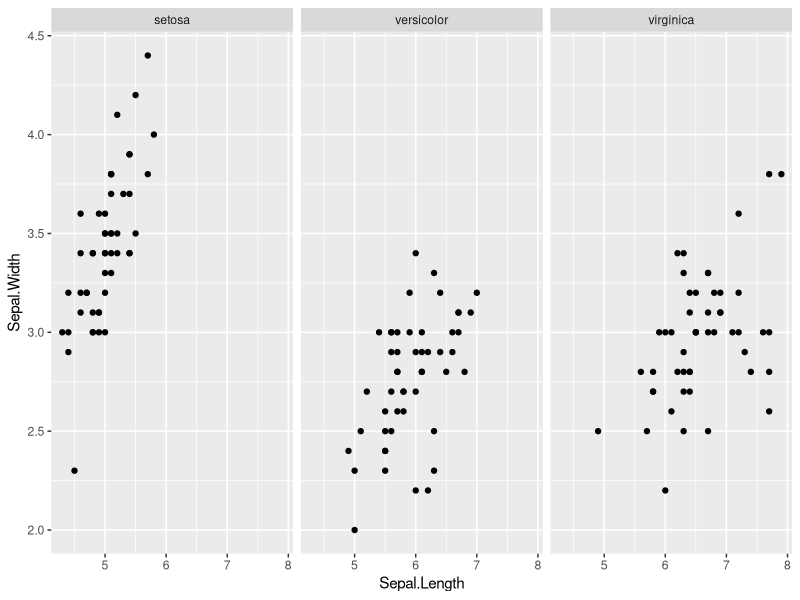

The R script that drew this image:
## ---- chunk 1
attach(iris)
library(ggplot2)
## ---- chunk 2
p <- ggplot(iris, aes(Sepal.Length, Sepal.Width))
p + geom_point() + facet_grid(. ~ Species)
